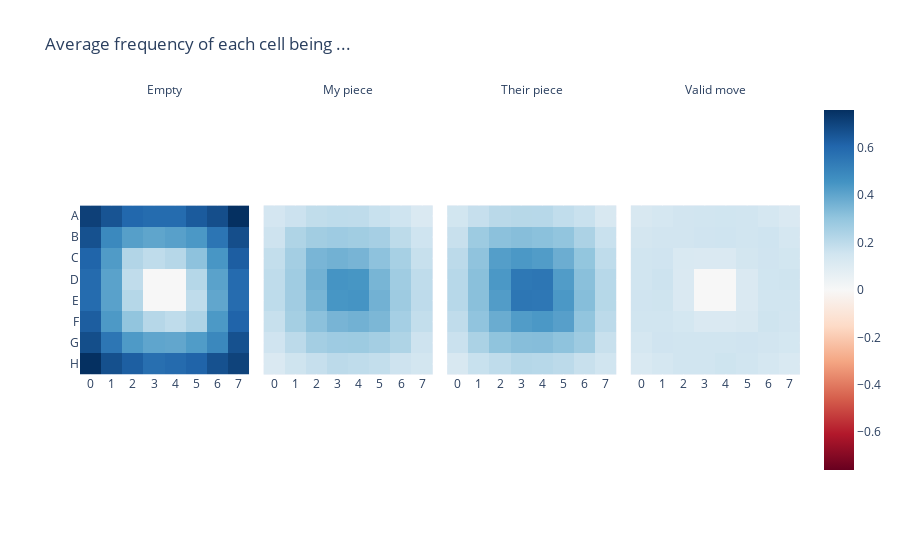

The code cell stored with this chart in its notebook:
### Code cell
plot_square_as_board(
    stats.mean(1),
    title="Average frequency of each cell being ...",
    facet_col=0,
    facet_labels=stat_names,
)

### Figure 1 — Plotly figure (JSON) as saved in the notebook; plotly's stock layout.template omitted (floating-point values rounded to 4 significant figures)
{"data": [{"coloraxis": "coloraxis", "hovertemplate": "x: %{x}<br>y: %{y}<br>color: %{z}<extra></extra>", "name": "0", "type": "heatmap", "x": ["0", "1", "2", "3", "4", "5", "6", "7"], "xaxis": "x", "y": ["A", "B", "C", "D", "E", "F", "G", "H"], "yaxis": "y", "z": [[0.713, 0.6574, 0.602, 0.5879, 0.5887, 0.6378, 0.6738, 0.7592], [0.6657, 0.4907, 0.4195, 0.4021, 0.4153, 0.4407, 0.5575, 0.6741], [0.6115, 0.4314, 0.227, 0.1956, 0.2181, 0.312, 0.4461, 0.6285], [0.591, 0.4113, 0.1937, 0, 0, 0.2189, 0.4109, 0.5892], [0.5885, 0.4127, 0.2197, 0, 0, 0.1951, 0.3984, 0.5869], [0.6307, 0.4372, 0.3046, 0.2169, 0.1953, 0.2357, 0.4386, 0.6122], [0.6757, 0.5536, 0.4334, 0.402, 0.3968, 0.4297, 0.4922, 0.6652], [0.7584, 0.6699, 0.6268, 0.578, 0.5912, 0.6126, 0.6655, 0.7065]]}, {"coloraxis": "coloraxis", "hovertemplate": "x: %{x}<br>y: %{y}<br>color: %{z}<extra></extra>", "name": "1", "type": "heatmap", "x": ["0", "1", "2", "3", "4", "5", "6", "7"], "xaxis": "x2", "y": ["A", "B", "C", "D", "E", "F", "G", "H"], "yaxis": "y2", "z": [[0.1394, 0.1638, 0.1901, 0.1965, 0.1963, 0.1725, 0.1557, 0.1167], [0.1597, 0.2332, 0.2659, 0.2739, 0.2676, 0.2554, 0.2012, 0.1557], [0.1857, 0.2604, 0.3509, 0.365, 0.354, 0.3117, 0.2536, 0.1771], [0.1953, 0.2695, 0.3658, 0.4518, 0.4474, 0.3531, 0.2698, 0.1962], [0.1965, 0.2686, 0.3533, 0.4469, 0.4514, 0.3652, 0.2757, 0.1973], [0.176, 0.2574, 0.3153, 0.3539, 0.365, 0.3467, 0.2571, 0.1855], [0.155, 0.2027, 0.2595, 0.2738, 0.2767, 0.2613, 0.2327, 0.1602], [0.1171, 0.1577, 0.178, 0.2018, 0.1952, 0.1851, 0.16, 0.1429]]}, {"coloraxis": "coloraxis", "hovertemplate": "x: %{x}<br>y: %{y}<br>color: %{z}<extra></extra>", "name": "2", "type": "heatmap", "x": ["0", "1", "2", "3", "4", "5", "6", "7"], "xaxis": "x3", "y": ["A", "B", "C", "D", "E", "F", "G", "H"], "yaxis": "y3", "z": [[0.1476, 0.1788, 0.2078, 0.2155, 0.215, 0.1897, 0.1705, 0.1242], [0.1746, 0.2761, 0.3145, 0.324, 0.3171, 0.3039, 0.2414, 0.1703], [0.2028, 0.3083, 0.4221, 0.4395, 0.4279, 0.3764, 0.3004, 0.1944], [0.2137, 0.3193, 0.4405, 0.5482, 0.5526, 0.428, 0.3193, 0.2146], [0.215, 0.3187, 0.427, 0.5531, 0.5486, 0.4397, 0.3259, 0.2157], [0.1934, 0.3055, 0.3801, 0.4292, 0.4397, 0.4176, 0.3044, 0.2023], [0.1692, 0.2437, 0.3071, 0.3242, 0.3266, 0.309, 0.2752, 0.1746], [0.1245, 0.1724, 0.1952, 0.2202, 0.2136, 0.2023, 0.1745, 0.1506]]}, {"coloraxis": "coloraxis", "hovertemplate": "x: %{x}<br>y: %{y}<br>color: %{z}<extra></extra>", "name": "3", "type": "heatmap", "x": ["0", "1", "2", "3", "4", "5", "6", "7"], "xaxis": "x4", "y": ["A", "B", "C", "D", "E", "F", "G", "H"], "yaxis": "y4", "z": [[0.1229, 0.1365, 0.149, 0.152, 0.1535, 0.1523, 0.1342, 0.1172], [0.1414, 0.1491, 0.1481, 0.1551, 0.1556, 0.1506, 0.1558, 0.1354], [0.1506, 0.1554, 0.118, 0.1163, 0.1152, 0.1421, 0.1549, 0.147], [0.1526, 0.1613, 0.1144, 0, 0, 0.1173, 0.1537, 0.1564], [0.1552, 0.1562, 0.1173, 0, 0, 0.1156, 0.1517, 0.1527], [0.1499, 0.1503, 0.1381, 0.116, 0.1164, 0.1236, 0.1568, 0.1482], [0.1371, 0.1551, 0.15, 0.1507, 0.153, 0.1547, 0.1497, 0.1381], [0.1181, 0.1362, 0.1502, 0.1507, 0.1583, 0.1505, 0.1374, 0.119]]}], "layout": {"annotations": [{"font": {}, "showarrow": false, "text": "Empty", "x": 0.1175, "xanchor": "center", "xref": "paper", "y": 1, "yanchor": "bottom", "yref": "paper"}, {"font": {}, "showarrow": false, "text": "My piece", "x": 0.3725, "xanchor": "center", "xref": "paper", "y": 1, "yanchor": "bottom", "yref": "paper"}, {"font": {}, "showarrow": false, "text": "Their piece", "x": 0.6275, "xanchor": "center", "xref": "paper", "y": 1, "yanchor": "bottom", "yref": "paper"}, {"font": {}, "showarrow": false, "text": "Valid move", "x": 0.8825, "xanchor": "center", "xref": "paper", "y": 1, "yanchor": "bottom", "yref": "paper"}], "coloraxis": {"cmid": 0, "colorscale": [[0, "rgb(103,0,31)"], [0.1, "rgb(178,24,43)"], [0.2, "rgb(214,96,77)"], [0.3, "rgb(244,165,130)"], [0.4, "rgb(253,219,199)"], [0.5, "rgb(247,247,247)"], [0.6, "rgb(209,229,240)"], [0.7, "rgb(146,197,222)"], [0.8, "rgb(67,147,195)"], [0.9, "rgb(33,102,172)"], [1, "rgb(5,48,97)"]]}, "title": {"text": "Average frequency of each cell being ..."}, "xaxis": {"anchor": "y", "constrain": "domain", "domain": [0, 0.235], "scaleanchor": "y"}, "xaxis2": {"anchor": "y2", "domain": [0.255, 0.49], "matches": "x"}, "xaxis3": {"anchor": "y3", "domain": [0.51, 0.745], "matches": "x"}, "xaxis4": {"anchor": "y4", "domain": [0.765, 1.0], "matches": "x"}, "yaxis": {"anchor": "x", "autorange": "reversed", "constrain": "domain", "domain": [0, 1]}, "yaxis2": {"anchor": "x2", "domain": [0, 1], "matches": "y", "showticklabels": false}, "yaxis3": {"anchor": "x3", "domain": [0, 1], "matches": "y", "showticklabels": false}, "yaxis4": {"anchor": "x4", "domain": [0, 1], "matches": "y", "showticklabels": false}}}
